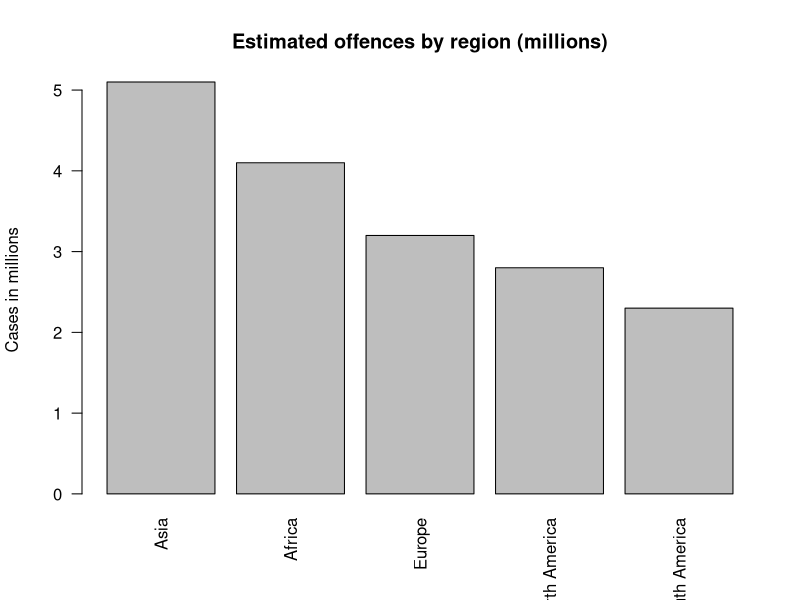
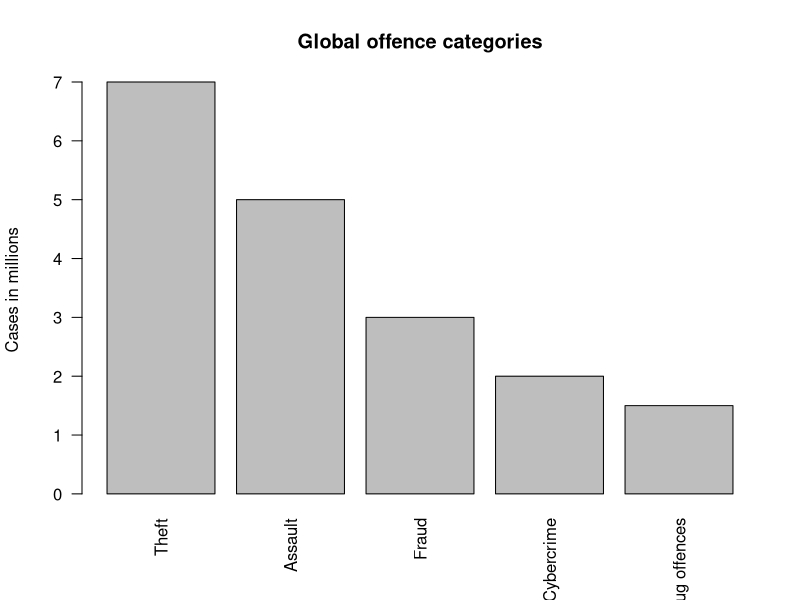

These charts were generated, in order, by the following R code:
## ---- chunk 1
global_data <- data.frame(
  Region = c("Asia", "Africa", "Europe", "North America", "South America"),
  Cases_Millions = c(5.1, 4.1, 3.2, 2.8, 2.3)
)

global_data
## ---- chunk 2
offences <- data.frame(
  region = c("Europe", "Asia", "North America", "South America", "Africa"),
  cases = c(3200000, 5100000, 2800000, 2300000, 4100000)
)

offences
## ---- chunk 3
barplot(
  global_data$Cases_Millions,
  names.arg = global_data$Region,
  main = "Estimated offences by region (millions)",
  ylab = "Cases in millions",
  las = 2
)
## ---- chunk 4
crime_types <- data.frame(
  Type = c("Theft", "Assault", "Fraud", "Cybercrime", "Drug offences"),
  Cases_Millions = c(7, 5, 3, 2, 1.5)
)

crime_types
## ---- chunk 5
barplot(
  crime_types$Cases_Millions,
  names.arg = crime_types$Type,
  main = "Global offence categories",
  ylab = "Cases in millions",
  las = 2
)
## ---- chunk 6
summary(global_data$Cases_Millions)
